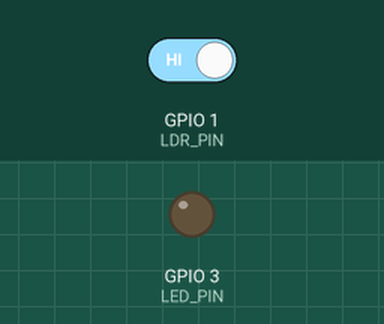
The sketch below on a simulated Seeed XIAO ESP32-S3. Parts: output pins drawn as LEDs (lit = HIGH). Inputs (shaded band) come from the test bench; at power-on: GPIO 1 (LDR_PIN) HIGH. The camera gives no picture; what the sketch prints to the serial monitor is not drawn.

Above: at 2.0 s.
2.1 s: GPIO 1 (LDR_PIN) driven LOW
At 2.5 s:
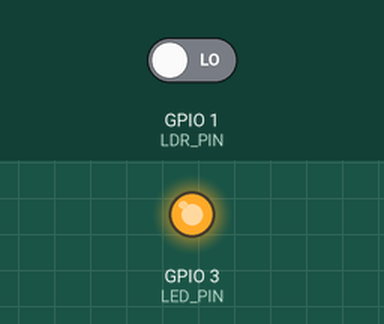
3.6 s: GPIO 1 (LDR_PIN) driven HIGH
At 4.9 s:
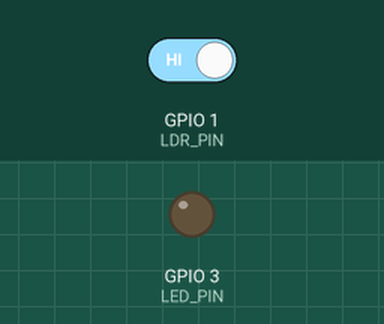
Timing chart, 0 to 6.6 s (numbered marks = the images above; inputs shaded):
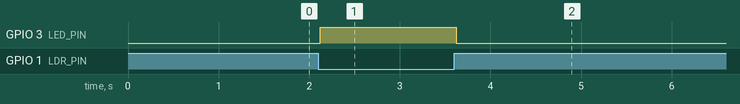

Measured:
- after the input at 2.1 s, GPIO 3 (LED_PIN): LOW → HIGH at once
- after the input at 3.6 s, GPIO 3 (LED_PIN): HIGH → LOW at once

The sketch:

___-03-____.ino
```cpp
/*
 * 食刻 · 内模组 D4 示例：经过事件检测（运动检测 + 简化方向候选）
 * 原理：定时抓低分辨率灰度帧 → 帧间差分 → 运动区域
 *       - 画面突然出现大块新物体 = 放入候选
 *       - 画面中物体消失 = 取出候选（简化版）
 *
 * 诚实说明：本示例是"简化版"事件检测，用于验证事件链路；
 * 商用版方向判定 / 中途取出用 EXP-16 算法，本代码仅作冲刺演示。
 */

#include "esp_camera.h"
#include "config.h"

// LED_PIN / LDR_PIN 已统一到 config.h

// 低分辨率工作帧（缩小后做差分，省内存）
#define GRID_W 80
#define GRID_H 60
static uint8_t prevFrame[GRID_W * GRID_H];
static uint8_t hasPrev = 0;

static void initCamera() {
  camera_config_t config;
  config.ledc_channel = LEDC_CHANNEL_0;
  config.ledc_timer   = LEDC_TIMER_0;
  config.pin_d0       = XIAO_CAM_PIN_D0;
  config.pin_d1       = XIAO_CAM_PIN_D1;
  config.pin_d2       = XIAO_CAM_PIN_D2;
  config.pin_d3       = XIAO_CAM_PIN_D3;
  config.pin_d4       = XIAO_CAM_PIN_D4;
  config.pin_d5       = XIAO_CAM_PIN_D5;
  config.pin_d6       = XIAO_CAM_PIN_D6;
  config.pin_d7       = XIAO_CAM_PIN_D7;
  config.pin_xclk     = XIAO_CAM_PIN_XCLK;
  config.pin_pclk     = XIAO_CAM_PIN_PCLK;
  config.pin_vsync    = XIAO_CAM_PIN_VSYNC;
  config.pin_href     = XIAO_CAM_PIN_HREF;
  config.pin_sccb_sda = XIAO_CAM_PIN_SIOD;
  config.pin_sccb_scl = XIAO_CAM_PIN_SIOC;
  config.pin_pwdn     = XIAO_CAM_PIN_PWDN;
  config.pin_reset    = XIAO_CAM_PIN_RESET;
  config.xclk_freq_hz = 20000000;
  config.pixel_format = PIXFORMAT_GRAYSCALE;  // 灰度，省内存快
  config.frame_size   = FRAMESIZE_QQVGA;      // 160x120
  config.jpeg_quality = 12;
  config.fb_count     = 1;
  if (esp_camera_init(&config) != ESP_OK) {
    Serial.println("摄像头初始化失败");
    while (true) delay(1000);
  }
}

// 取一帧并降采样到 GRID_W x GRID_H（160x120 → 80x60）
static int grabGrid(uint8_t* grid) {
  camera_fb_t* fb = esp_camera_fb_get();
  if (!fb) return -1;
  if (fb->format != PIXFORMAT_GRAYSCALE || fb->width != 160 || fb->height != 120) {
    esp_camera_fb_return(fb);
    return -1;
  }
  for (int y = 0; y < GRID_H; y++) {
    for (int x = 0; x < GRID_W; x++) {
      grid[y * GRID_W + x] = fb->buf[(y * 2) * 160 + (x * 2)];
    }
  }
  esp_camera_fb_return(fb);
  return 0;
}

// 帧差：返回变化像素比例 + 变化区域质心（x, y 归一化 0-1）
static float diffFrame(uint8_t* cur, float* cx, float* cy) {
  int changed = 0;
  long sx = 0, sy = 0;
  for (int i = 0; i < GRID_W * GRID_H; i++) {
    int d = abs((int)cur[i] - (int)prevFrame[i]);
    if (d > 30) {
      changed++;
      sx += i % GRID_W;
      sy += i / GRID_W;
    }
  }
  if (changed > 0) {
    *cx = (float)(sx / changed) / GRID_W;
    *cy = (float)(sy / changed) / GRID_H;
  }
  return (float)changed / (GRID_W * GRID_H);
}

void setup() {
  Serial.begin(115200);
  delay(500);
  pinMode(LED_PIN, OUTPUT);
  pinMode(LDR_PIN, INPUT);
  initCamera();
  Serial.println("事件检测就绪：连续采样中");
}

void loop() {
  static uint8_t curFrame[GRID_W * GRID_H];
  static unsigned long lastEvent = 0;

  // 光敏低 → 开补光（模拟：手动遮挡光敏测试）
  digitalWrite(LED_PIN, digitalRead(LDR_PIN) == LOW ? HIGH : LOW);

  if (grabGrid(curFrame) != 0) return;
  if (hasPrev) {
    float cx = 0, cy = 0;
    float ratio = diffFrame(curFrame, &cx, &cy);

    if (ratio > 0.05f && millis() - lastEvent > 2000) {  // >5% 变化且 2s 防抖
      lastEvent = millis();
      // 简化方向候选：
      //   cy 偏上（<0.4）= 画面中部/上部出现变化 → 放入候选
      //   cy 偏下（>0.6）= 变化集中在下方 → 取出候选
      //   （真实方向判定需轨迹追踪，见 EXP-16）
      if (cy < 0.4f) {
        Serial.printf("[事件] 变化率 %.2f 质心(%.2f,%.2f) → 放入候选\n", ratio, cx, cy);
      } else {
        Serial.printf("[事件] 变化率 %.2f 质心(%.2f,%.2f) → 取出候选\n", ratio, cx, cy);
      }
    }
  }
  memcpy(prevFrame, curFrame, sizeof(prevFrame));
  hasPrev = 1;
  delay(150);  // ~6.6fps 采样
}
```

config.h
```cpp
/*
 * 食刻 · 内模组共享配置（唯一基准）
 *
 * ⚠️ 本文件是各示例 config.h 的基准：
 *    修改后请复制到每个示例文件夹（02/03/04/05/D2），保持完全一致。
 *
 * 修复记录（2026-08-22）：
 * 1. 摄像头引脚统一为 XIAO ESP32S3 Sense 官方定义（XIAO_CAM_PIN_*），
 *    原代码误用 ESP32-S3-EYE 风格引脚，且 VSYNC/HREF(6/7) 与 I2S 音频冲突；
 * 2. 设备号独立为 shike-xiao-001，不再与外置平板（xzd-t5e1-001）共用；
 * 3. 放入/取出改由外置平板触屏经云端下发（POST/GET /api/device/task），
 *    内模组按键仅作扫码触发，队列按帧记录动作。
 */
#pragma once

// ---- 网络 ----
const char* WIFI_SSID  = "你的WiFi名";
const char* WIFI_PASS  = "你的WiFi密码";
const char* SERVER_URL = "https://shike.live/api/scan";
const char* DEVICE_TASK_URL = "https://shike.live/api/device/task";  // 平板下发动作（待后端新增）

// 设备身份：内模组独立设备号（勿与外置平板共用）
const char* DEVICE_ID  = "shike-xiao-001";
const char* CONTAINER  = "冰箱";

#define ACTION_IN   "in"
#define ACTION_OUT  "out"

// ---- 交互 ----
#define SHUTTER_PIN  2    // 扫码触发：动作由外置平板触屏经云端下发（见 DEVICE_TASK_URL）
#define LED_PIN      3    // 补光 LED（KY-009 混白）
#define LDR_PIN      1    // 光敏（门开检测，03 事件检测示例）

// ⚠️ GPIO3/7/8/9 是 Sense 扩展板 SD 卡引脚（CS/SCK/MISO/MOSI）。
//    冲刺期不使用 SD 卡，因此可复用作 LED/音频；启用 SD 前需调整引脚方案。

// ---- I2S 音频（MAX98357A）----
#define I2S_BCLK 5
#define I2S_LRC  6
#define I2S_DIN  7

// ---- 摄像头：XIAO ESP32S3 Sense 官方引脚（Seeed Wiki / esp32-camera
//     CAMERA_MODEL_XIAO_ESP32S3 定义），与官方一致，勿改 ----
#define XIAO_CAM_PIN_XCLK  10
#define XIAO_CAM_PIN_PCLK  13
#define XIAO_CAM_PIN_VSYNC 38
#define XIAO_CAM_PIN_HREF  47
#define XIAO_CAM_PIN_SIOD  40
#define XIAO_CAM_PIN_SIOC  39
#define XIAO_CAM_PIN_D0    15
#define XIAO_CAM_PIN_D1    17
#define XIAO_CAM_PIN_D2    18
#define XIAO_CAM_PIN_D3    16
#define XIAO_CAM_PIN_D4    14
#define XIAO_CAM_PIN_D5    12
#define XIAO_CAM_PIN_D6    11
#define XIAO_CAM_PIN_D7    48
#define XIAO_CAM_PIN_PWDN  -1
#define XIAO_CAM_PIN_RESET -1
```
